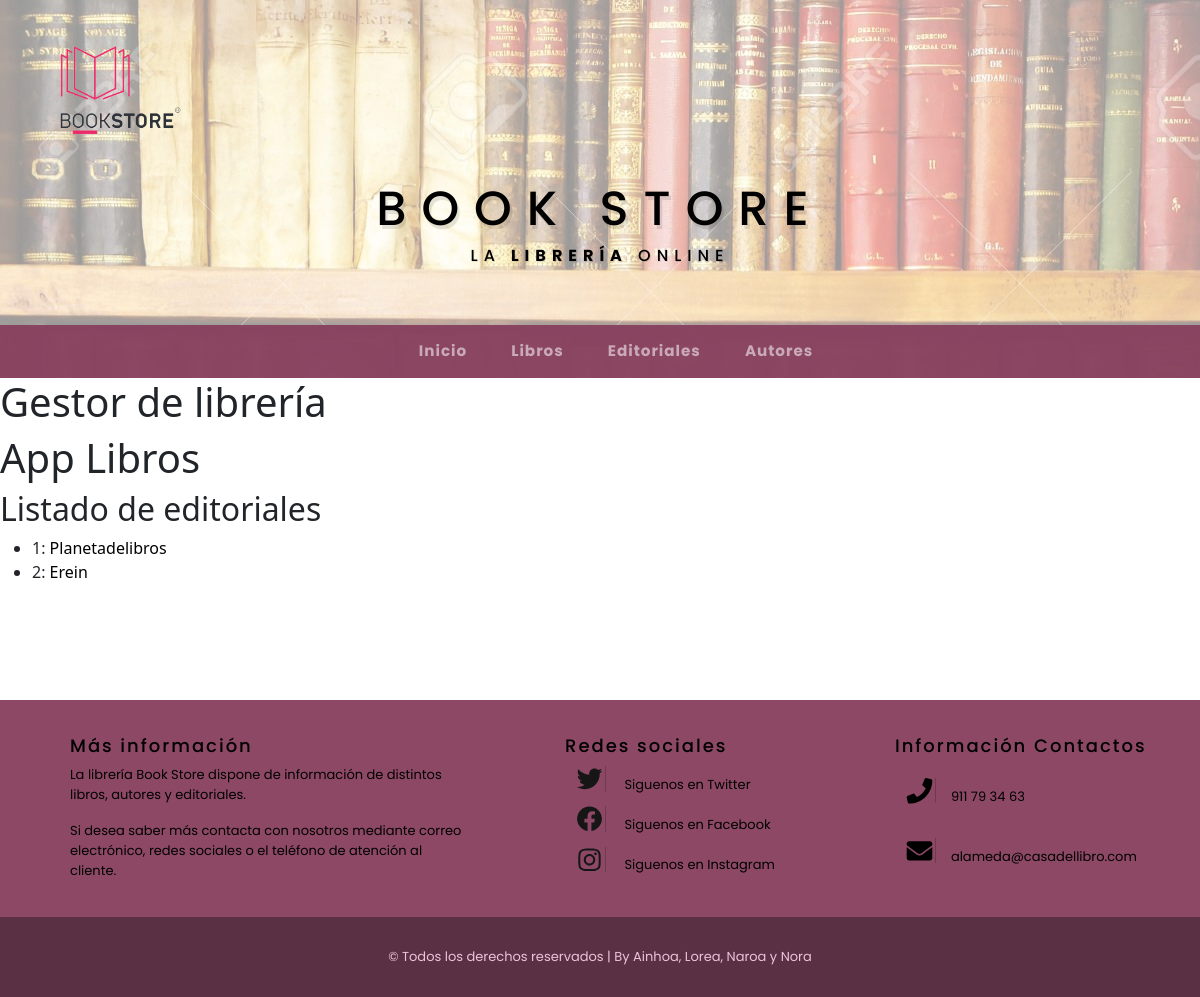
Page /appBookStore/editorial/ on the earlier database version.
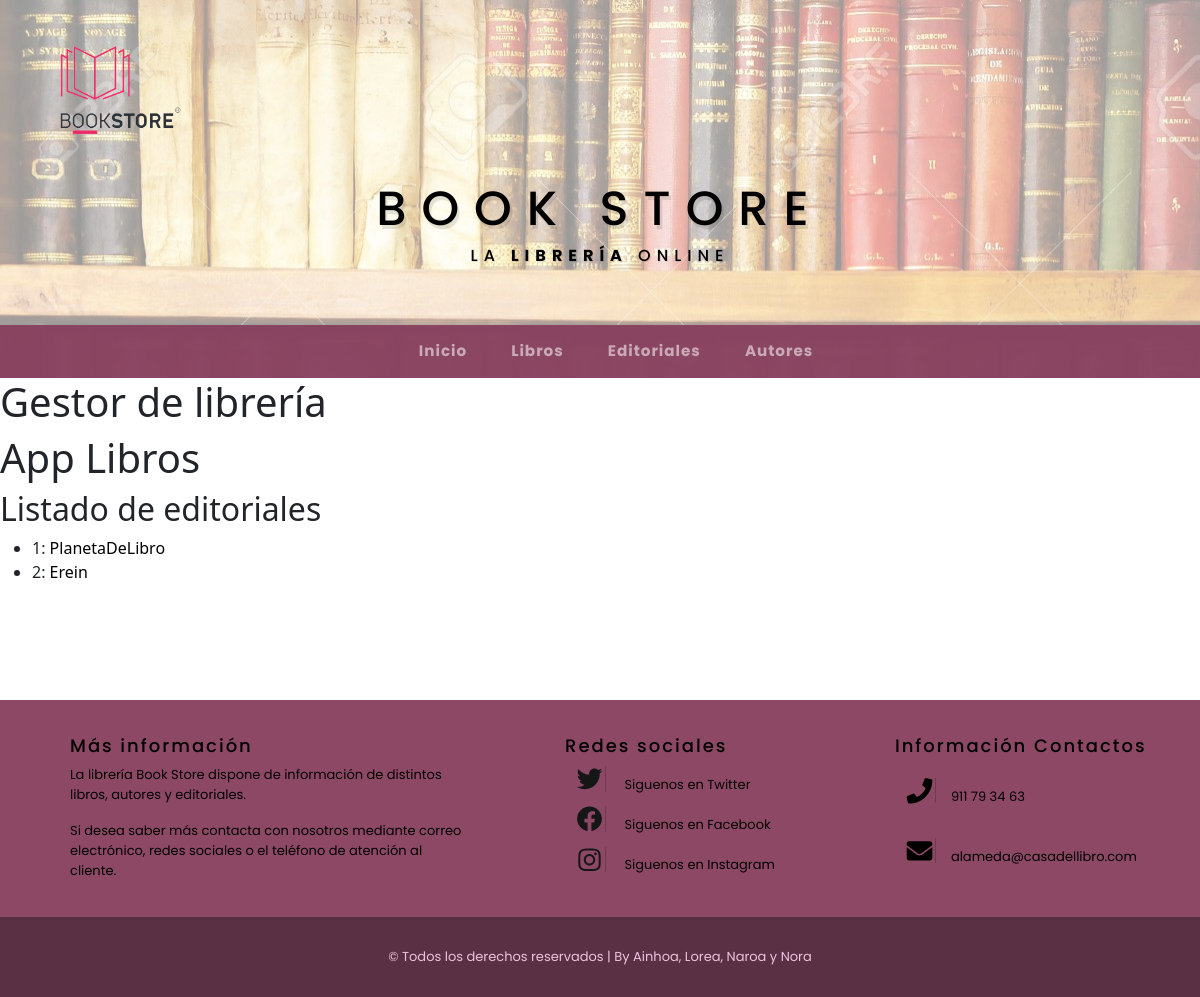
Same page on the later database version.
### appBookStore/models.py (models this page shows, shortened)
class Editorial(models.Model):
    nombre = models.CharField(max_length=50)
    explicacion = models.CharField(max_length=800)

### appBookStore/views.py (the view)
# urls.py: path('editorial/', views.listaEditoriales, name='listaEditoriales'),
def listaEditoriales(request):
	editoriales = get_list_or_404(Editorial.objects.order_by('id'))
	context = {'lista_editoriales' : editoriales}
	return render(request, 'listaEditoriales.html', context)

### appBookStore/templates/listaEditoriales.html (shortened to what this page needs)
{% extends "base.html" %}
 {% block contenido %}
<h1>App Libros</h1>
<h2>Listado de editoriales</h2>
<ul>
    {% for editorial in lista_editoriales %}
    <li>
        {{ editorial.id }}:
        <a href= "{% url 'detallesEditoriales' editorial.id %}">{{ editorial.nombre }}</a>
    </li>
    {% endfor %}
</ul>
{% endblock %}

### appBookStore/templates/base.html (shortened to what this page needs)
{% load static %}
<!DOCTYPE html>
<html lang="es">
    <head>
        <link rel="stylesheet" href="style.css">
        <link rel="stylesheet" type='text/css' media='screen' href="{% static 'css/main.css' %}">
        <link rel="stylesheet" type='text/css' media='screen' href="{% static 'css/index.css' %}">
        <link rel="stylesheet" type='text/css' media='screen' href="{% static 'css/listaLibros.css' %}">
        <link rel="stylesheet" type='text/css' media='screen' href="{% static 'css/detallesAutor.css' %}">
        <link rel="stylesheet" type='text/css' media='screen' href="{% static 'css/detallesEditorial.css' %}">
        <link rel="stylesheet" type='text/css' media='screen' href="{% static 'css/detallesLibro.css' %}">
        <link rel="stylesheet" type='text/css' media='screen' href="{% static 'css/listaAutores.css' %}">
        <link rel="stylesheet" type='text/css' media='screen' href="{% static 'css/listaEditoriales.css' %}">
        <link rel="stylesheet" href="styles/bootstrap-social.css">
        <link href="https://cdn.jsdelivr.net/npm/bootstrap@5.1.3/dist/css/bootstrap.min.css" rel="stylesheet">
    </head>
    <body>
        <header>
            <section style="background-image: linear-gradient(rgba(255, 255, 255, 0.6), rgba(255, 255, 255, 0.6)), url('irudiak/fondo2.jpg'); background-repeat: no-repeat;">
            <div>
                <img class="logo" src="irudiak/logo-PhotoRoom.png" alt="" Title="logo">
                <h1 class="estiloTitulo" ><a href="{% url 'index' %}">BOOK STORE</a></h1>
                <h2 class="estiloSubtitulo">LA <b>LIBRERÍA</b> ONLINE</h2>
                <ul class=" navegacion menu">
                    <li class="nav-item">
                      <a class="nav-link active" aria-current="page" href="{% url 'index' %}" id="op1">Inicio</a>
                    </li>
                    <li class="nav-item">
                      <a class="nav-link" href="{% url 'listaLibros' %}" id="op2">Libros</a>
                    </li>
                    <li class="nav-item">
                      <a class="nav-link" href="{% url 'listaEditoriales' %}" id="op3">Editoriales</a>
                    </li>
                    <li class="nav-item">
                      <a class="nav-link" href="{% url 'listaAutores' %}" id="op4">Autores</a>
                    </li>
                  </ul>
            </div>
            </section>
        </header>
        <div id="content">
	     <h1>Gestor de librería</h1>
            {% block contenido %}{% endblock %}
        </div>
        <footer class = "footer">
            <div class="todoFooter">
                <div class="cuerpo">
                    <div class="columna1">
                        <h1> Más información</h1>
                        <p>La librería Book Store dispone de información de distintos libros, autores y editoriales.</p>
                        <p>Si desea saber más contacta con nosotros mediante correo electrónico, redes sociales o el teléfono de atención al cliente.</p>
                    </div>
                    <div class="columna2">
                        <h1>Redes sociales</h1>
                        <div>
                            <a class="btn btn-social mx-2" href="https://mobile.twitter.com/casadellibro"><i class="fab fa-twitter"></i></a>
                            <label> <a href="https://mobile.twitter.com/casadellibro">Siguenos en Twitter </a></label>
                        </div>
                        <div>
                            <a class="btn btn-social mx-2" href="https://es-la.facebook.com/casadellibro/"><i class="fab fa-facebook"></i></a>
                            <label> <a href="https://es-la.facebook.com/casadellibro/">Siguenos en Facebook </a></label>
                        </div>
                        <div>
                            <a class="btn btn-social mx-2" href="https://www.instagram.com/casadellibro/?hl=es"><i class="fab fa-instagram"></i></a>
                            <label> <a href="https://www.instagram.com/casadellibro/?hl=es">Siguenos en Instagram </a></label>
                        </div>
                    </div>
                    <div class="columna3">
                        <h1> Información Contactos</h1>
                        <div class="fila2">
                            <a class="btn btn-social mx-2" href="tel:+34 911793463"><i class="fa fa-phone"></i></a>
                            <label>
                            <a href="tel:+34 911793463">911 79 34 63</a>
                            </label>
                        </div>
                        <div class="fila2">
                            <a class="btn btn-social mx-2" href="mailto:alameda@casadellibro.com"><i class="fa fa-envelope"></i></a>
                            <label>
                            <a href="mailto:alameda@casadellibro.com">alameda@casadellibro.com</a>
                            </label>
                        </div>
                    </div>
                </div>
                <div class ="cuerpoDebajo">
                    <div class="copyright">
                        &copy; Todos los derechos reservados | By Ainhoa, Lorea, Naroa y Nora
                    </div>
                </div>
            </div>
        </footer>
    </body>
</html>

### appBookStore/static/css/main.css (style rules this page uses)
* { margin:0; padding: 0; -webkit-box-sizing: border-box; -moz-box-sizing: border-box; box-sizing: border-box; min-height: 20%; }
html { min-height: 100%; position: relative; }
body { background: rgb(255, 255, 255); height: 100%; padding: 0px; margin: 0px; margin-bottom: 60px; }
.logo { width: 20%; height: 20%; text-align:left; }
.estiloTitulo { font-family: 'Poppins', sans-serif; color: rgb(121, 13, 58); text-shadow: 0.05em 0.075em 0 rgba(0, 0, 0, 0.1); font-size: 3em; letter-spacing: 15px; text-align: center; }
.estiloSubtitulo { font-family: 'Poppins', sans-serif; text-align: center; color:rgb(0, 0, 0); text-shadow: 0.05em 0.075em 0 rgba(0, 0, 0, 0.1); font-size: 1em; letter-spacing: 6px; margin-bottom:5%; }
.navegacion { width: 100%; margin: auto; background: rgba(136, 66, 95, 0.966); text-align: center; }
.nav-item { font-family: 'Poppins', sans-serif; font-size: 0.95rem; color: rgba(180, 133, 149, 0.774); letter-spacing: 0.0625em; }
.menu > li { position: relative; display: inline-block; }
.menu > li > a { display: block; padding: 15px 20px; color: rgb(201, 170, 182); font-family: 'Poppins', sans-serif; font-weight:bold; }
a:link { color: rgb(0, 0, 0); text-decoration: none; }
.footer { background: rgba(136, 66, 95, 0.966); color: rgb(0, 0, 0); line-height: 40px; position: relative; margin-top: 100px; width: 100%; bottom: 0; display:inline-block; clear:both; }
.todoFooter { display: grid; }
.cuerpo { display: block; justify-content:space-between; }
.columna1 { max-width:400px; float: left; margin-left: 70px; margin-right: 25px; margin-bottom: 20px; font-family: 'Poppins', sans-serif; line-height: 20px; }
.columna1 h1 { font-size: 18px; font-family: 'Poppins', sans-serif; margin-top: 35px; letter-spacing: 2px; }
.columna1 p { font-size: 13px; color: rgb(0, 0, 0); margin-top: 0px; font-family: 'Poppins', sans-serif; }
.columna2 { max-width: 400px; float: left; font-family: 'Poppins', sans-serif; margin-left: 70px; margin-right: 50px; margin-bottom: 20px; font-size: 13px; }
.columna2 h1 { font-size: 18px; font-family: 'Poppins', sans-serif; margin-top: 35px; letter-spacing: 2px; }
.btn-social { height: 2.5rem; width: 2.5rem; display: inline-flex; align-items: center; justify-content: center; padding: 0; border-radius: 100%; }
.fa-phone { border-right: 0; }
.fa-facebook { background:#00000000; color: rgb(22, 22, 22); }
.fa-twitter { background: #00000000; color: rgb(22, 22, 22); }
.fa-instagram { background: rgba(0, 0, 0, 0); color: rgb(22, 22, 22); }
.columna3 { max-width: 400px; float: left; margin-left: 70px; margin-right: 25px; margin-bottom: 20px; }
.columna3 h1 { font-size: 18px; font-family: 'Poppins', sans-serif; margin-top: 35px; letter-spacing: 2px; }
.fila2 { margin-top: 20px; display: flex; }
.fila2 label { margin-left: 0px; max-width: 140px; margin-top: 0px; font-size: 13px; font-family: 'Poppins', sans-serif; }
.cuerpoDebajo { background: rgb(90, 49, 68); position: relative; display: block; justify-content: space-between; padding: 20px; }
.copyright { color:rgb(236, 195, 219); text-align: center; font-family: 'Poppins', sans-serif; font-size: 13px; }

Differences in the rows shown:
changed Editorial id 1: nombre "Planetadelibros" → "PlanetaDeLibro"
